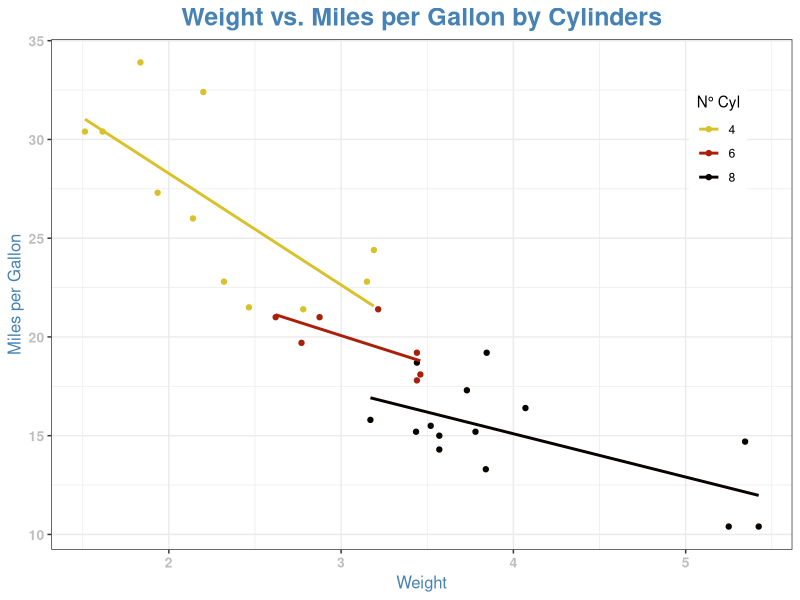

Write R code to recreate this figure.
# Exercise 16 – Adding Smooth Lines and Groups
# Using the mtcars dataset:
# Tasks:
# 1. Create a scatter plot of wt vs mpg.
# 2. Color the points by cyl (convert to factor).
# 3. Add a smoothing line (linear model) for each group.
# 4. Remove the confidence interval shading.
# 5. Add a title and axis labels.

library(tidyverse)

view(mtcars)

mtcars %>%
  mutate(cyl = as.factor(cyl)) %>%
  ggplot(aes(wt, mpg, color = cyl))+
  geom_point()+
  geom_smooth(method = "lm", se = FALSE)+
  scale_color_manual(values =
                       c("4"="#D9C229",
                         "6"= "#AB1F09",
                         "8"="#080200"))+
  labs(title = "Weight vs. Miles per Gallon by Cylinders",
       x = "Weight",
       y = "Miles per Gallon",
       color = "N° Cyl")+
  theme_bw()+
  theme(legend.position=c(0.9,0.8),
        plot.title=
          element_text(size=18,
                       face="bold",
                       color = "steelblue",
                       hjust=0.5),
        axis.text=
          element_text(size=10,
                       color="grey",
                       face="bold"),
        axis.title=
          element_text(size=12,
                       color="steelblue"))
